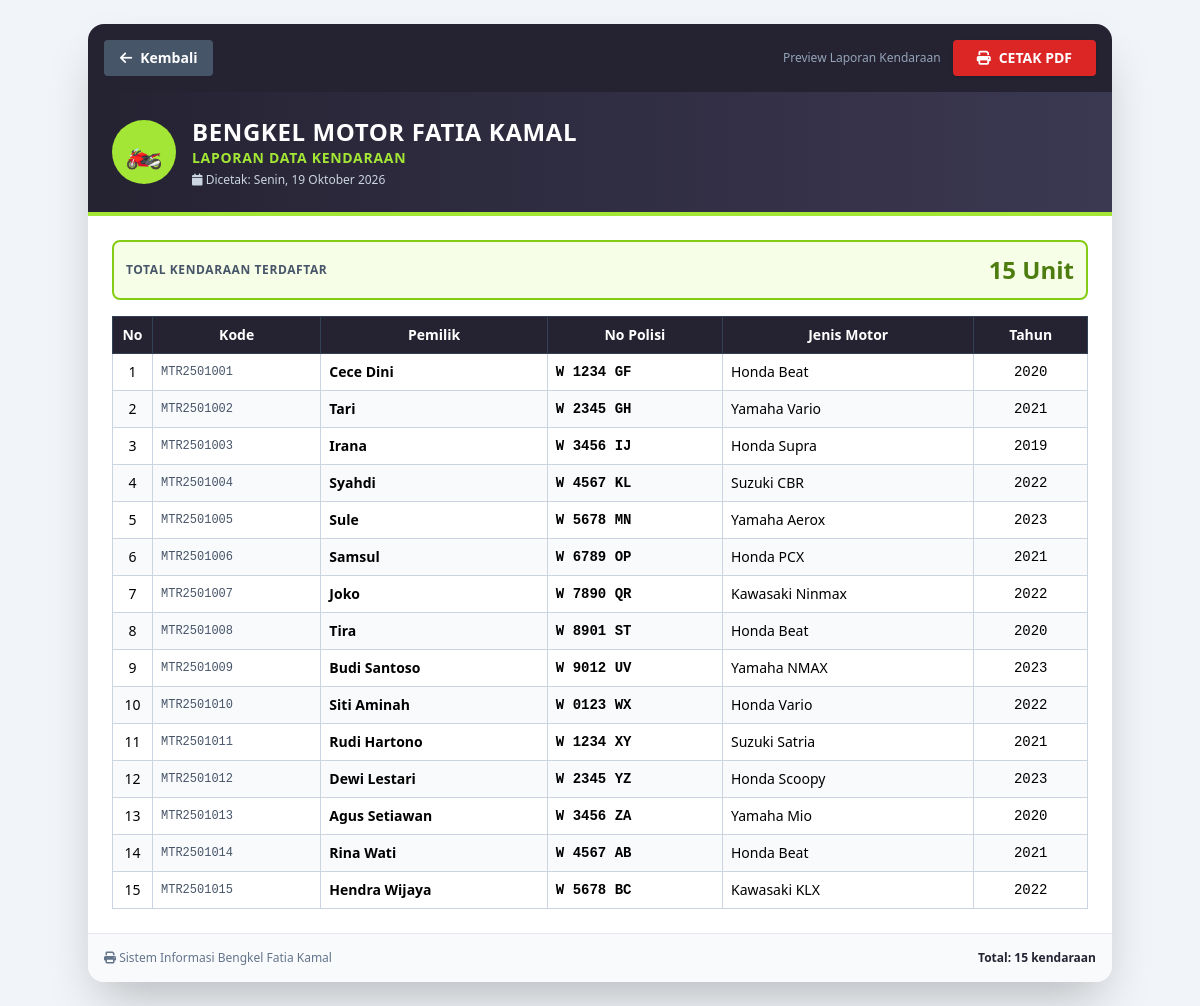
The app's page /laporan_kendaraan.php (signed in) with its own data.
### tables this page shows
CREATE TABLE `kendaraan` (
  `id_kendaraan` VARCHAR(15) NOT NULL PRIMARY KEY,
  `id_pelanggan` VARCHAR(15) NOT NULL,
  `no_polisi` VARCHAR(15) NOT NULL UNIQUE,
  `jenis_motor` VARCHAR(50) NOT NULL,
  `tahun` YEAR NOT NULL,
  `keluhan` TEXT DEFAULT NULL,
  CONSTRAINT `fk_kendaraan_pelanggan` FOREIGN KEY (`id_pelanggan`) 
    REFERENCES `pelanggan` (`id_pelanggan`) ON DELETE CASCADE
);

CREATE TABLE `pelanggan` (
  `id_pelanggan` VARCHAR(15) NOT NULL PRIMARY KEY,
  `nama` VARCHAR(100) NOT NULL,
  `alamat` TEXT NOT NULL,
  `no_telp` VARCHAR(20) NOT NULL,
  `jenis_kelamin` ENUM('Laki-laki','Perempuan') DEFAULT 'Laki-laki'
);

### laporan_kendaraan.php (the view, shortened to what this page needs)
<?php
require_once 'config/database.php';
$data = $pdo->query("SELECT k.*, p.nama AS nama_pelanggan
                     FROM kendaraan k
                     JOIN pelanggan p ON k.id_pelanggan = p.id_pelanggan
                     ORDER BY k.id_kendaraan ASC")->fetchAll();
$totalKendaraan = count($data);
function formatTanggalID($tanggal) {
    $hari = ['Sunday'=>'Minggu','Monday'=>'Senin','Tuesday'=>'Selasa','Wednesday'=>'Rabu','Thursday'=>'Kamis','Friday'=>'Jumat','Saturday'=>'Sabtu'];
    $bulan = [1=>'Januari','Februari','Maret','April','Mei','Juni','Juli','Agustus','September','Oktober','November','Desember'];
    $t = strtotime($tanggal);
    return $hari[date('l', $t)] . ', ' . date('d', $t) . ' ' . $bulan[(int)date('m', $t)] . ' ' . date('Y', $t);
}
?>
<!DOCTYPE html>
<html lang="id">
<head>
    <script src="https://cdn.tailwindcss.com"></script>
    <link rel="stylesheet" href="https://cdnjs.cloudflare.com/ajax/libs/font-awesome/6.5.1/css/all.min.css">
</head>
<body class="p-6">
<div class="print-container max-w-5xl mx-auto bg-white rounded-2xl shadow-2xl overflow-hidden">
    <div class="no-print bg-[#252332] text-white p-4 flex justify-between items-center">
        <a href="kendaraan.php"
           class="bg-slate-600 hover:bg-slate-500 px-4 py-2 rounded text-sm font-bold transition flex items-center gap-2">
            <i class="fas fa-arrow-left"></i> Kembali
        </a>
        <div class="flex items-center gap-3">
            <span class="text-xs text-slate-400">Preview Laporan Kendaraan</span>
            <button onclick="window.print()"
                    class="bg-red-600 hover:bg-red-700 text-white font-bold px-6 py-2 rounded shadow text-sm transition flex items-center gap-2">
                <i class="fas fa-print"></i> CETAK PDF
            </button>
        </div>
    </div>
    <div class="bg-gradient-to-r from-[#252332] to-[#3b3852] p-6 text-white border-b-4 border-[#a3e635]">
        <div class="flex items-center gap-4">
            <div class="w-16 h-16 bg-[#a3e635] rounded-full flex items-center justify-center text-3xl flex-shrink-0">
                🏍️
            </div>
            <div>
                <h1 class="text-2xl font-black uppercase tracking-wide">BENGKEL MOTOR FATIA KAMAL</h1>
                <p class="text-lime-400 font-bold text-sm tracking-wider">LAPORAN DATA KENDARAAN</p>
                <p class="text-slate-300 text-xs mt-1">
                    <i class="fas fa-calendar"></i> Dicetak: <?= formatTanggalID(date('Y-m-d')) ?>
                </p>
            </div>
        </div>
    </div>
    <div class="p-6 pb-0">
        <div class="bg-lime-50 border-2 border-lime-500 rounded-lg p-3 mb-4 flex justify-between items-center">
            <p class="text-xs text-slate-600 font-bold tracking-wider">TOTAL KENDARAAN TERDAFTAR</p>
            <p class="text-2xl font-black text-lime-700"><?= $totalKendaraan ?> Unit</p>
        </div>
    </div>
    <div class="px-6 pb-6">
        <table class="w-full border-collapse text-sm">
            <thead>
                <tr class="bg-[#252332] text-white">
                    <th class="border border-slate-700 p-2 w-10">No</th>
                    <th class="border border-slate-700 p-2">Kode</th>
                    <th class="border border-slate-700 p-2">Pemilik</th>
                    <th class="border border-slate-700 p-2">No Polisi</th>
                    <th class="border border-slate-700 p-2">Jenis Motor</th>
                    <th class="border border-slate-700 p-2 text-center">Tahun</th>
                </tr>
            </thead>
            <tbody>
                <?php if (empty($data)): ?>
                    <tr>
                        <td colspan="6" class="border border-slate-300 p-6 text-center text-slate-400 italic">
                            Belum ada data kendaraan
                        </td>
                    </tr>
                <?php else: foreach ($data as $i => $k): ?>
                    <tr class="<?= $i % 2 == 0 ? 'bg-white' : 'bg-slate-50' ?>">
                        <td class="border border-slate-300 p-2 text-center"><?= $i + 1 ?></td>
                        <td class="border border-slate-300 p-2 font-mono text-xs text-slate-600"><?= htmlspecialchars($k['id_kendaraan']) ?></td>
                        <td class="border border-slate-300 p-2 font-semibold"><?= htmlspecialchars($k['nama_pelanggan']) ?></td>
                        <td class="border border-slate-300 p-2 font-mono font-bold"><?= htmlspecialchars($k['no_polisi']) ?></td>
                        <td class="border border-slate-300 p-2"><?= htmlspecialchars($k['jenis_motor']) ?></td>
                        <td class="border border-slate-300 p-2 text-center font-mono"><?= htmlspecialchars($k['tahun']) ?></td>
                    </tr>
                <?php endforeach; endif; ?>
            </tbody>
        </table>
    </div>
    <div class="bg-slate-50 border-t p-4 flex justify-between text-xs text-slate-500">
        <div><i class="fas fa-print"></i> Sistem Informasi Bengkel Fatia Kamal</div>
        <div class="font-semibold text-[#252332]">Total: <?= $totalKendaraan ?> kendaraan</div>
    </div>
</div>
</body>
</html>

### laporan_kendaraan.php (style rules this page uses)
body { font-family: system-ui, sans-serif; background: #f1f5f9; }

### records on screen
kendaraan: id_kendaraan "MTR2501001", id_pelanggan.nama "Cece Dini", no_polisi "W 1234 GF", jenis_motor "Honda Beat", tahun "2020"
kendaraan: id_kendaraan "MTR2501002", id_pelanggan.nama "Tari", no_polisi "W 2345 GH", jenis_motor "Yamaha Vario", tahun "2021"
kendaraan: id_kendaraan "MTR2501003", id_pelanggan.nama "Irana", no_polisi "W 3456 IJ", jenis_motor "Honda Supra", tahun "2019"
kendaraan: id_kendaraan "MTR2501004", id_pelanggan.nama "Syahdi", no_polisi "W 4567 KL", jenis_motor "Suzuki CBR", tahun "2022"
kendaraan: id_kendaraan "MTR2501005", id_pelanggan.nama "Sule", no_polisi "W 5678 MN", jenis_motor "Yamaha Aerox", tahun "2023"
kendaraan: id_kendaraan "MTR2501006", id_pelanggan.nama "Samsul", no_polisi "W 6789 OP", jenis_motor "Honda PCX", tahun "2021"
kendaraan: id_kendaraan "MTR2501007", id_pelanggan.nama "Joko", no_polisi "W 7890 QR", jenis_motor "Kawasaki Ninmax", tahun "2022"
kendaraan: id_kendaraan "MTR2501008", id_pelanggan.nama "Tira", no_polisi "W 8901 ST", jenis_motor "Honda Beat", tahun "2020"
kendaraan: id_kendaraan "MTR2501009", id_pelanggan.nama "Budi Santoso", no_polisi "W 9012 UV", jenis_motor "Yamaha NMAX", tahun "2023"
kendaraan: id_kendaraan "MTR2501010", id_pelanggan.nama "Siti Aminah", no_polisi "W 0123 WX", jenis_motor "Honda Vario", tahun "2022"
kendaraan: id_kendaraan "MTR2501011", id_pelanggan.nama "Rudi Hartono", no_polisi "W 1234 XY", jenis_motor "Suzuki Satria", tahun "2021"
kendaraan: id_kendaraan "MTR2501012", id_pelanggan.nama "Dewi Lestari", no_polisi "W 2345 YZ", jenis_motor "Honda Scoopy", tahun "2023"
kendaraan: id_kendaraan "MTR2501013", id_pelanggan.nama "Agus Setiawan", no_polisi "W 3456 ZA", jenis_motor "Yamaha Mio", tahun "2020"
kendaraan: id_kendaraan "MTR2501014", id_pelanggan.nama "Rina Wati", no_polisi "W 4567 AB", jenis_motor "Honda Beat", tahun "2021"
kendaraan: id_kendaraan "MTR2501015", id_pelanggan.nama "Hendra Wijaya", no_polisi "W 5678 BC", jenis_motor "Kawasaki KLX", tahun "2022"

### other values on screen
$totalKendaraan "15"
